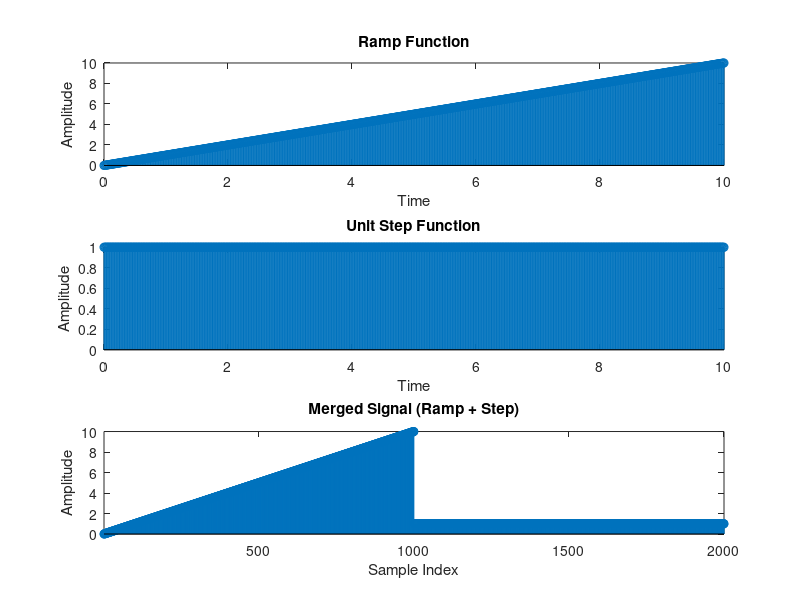

Here is the MATLAB script that generated this plot:
% Ramp&Step.m
% This script visualizes ramp funcions and mergers them with unit-amplitude
% step function

t = 0:0.01:10; % time vector
ramp = t;  % ramp function
step = ones(1, length(t));  % step functions

merged = [ramp, step];

% Plotting
figure

subplot(3,1,1)
stem(t, ramp)
title('Ramp Function')
xlabel('Time')
ylabel('Amplitude')

subplot(3,1,2)
stem(t, step)
title('Unit Step Function')
xlabel('Time')
ylabel('Amplitude')

subplot(3,1,3)
stem(merged)
title('Merged Signal (Ramp + Step)')
xlabel('Sample Index')
ylabel('Amplitude')

axis tight